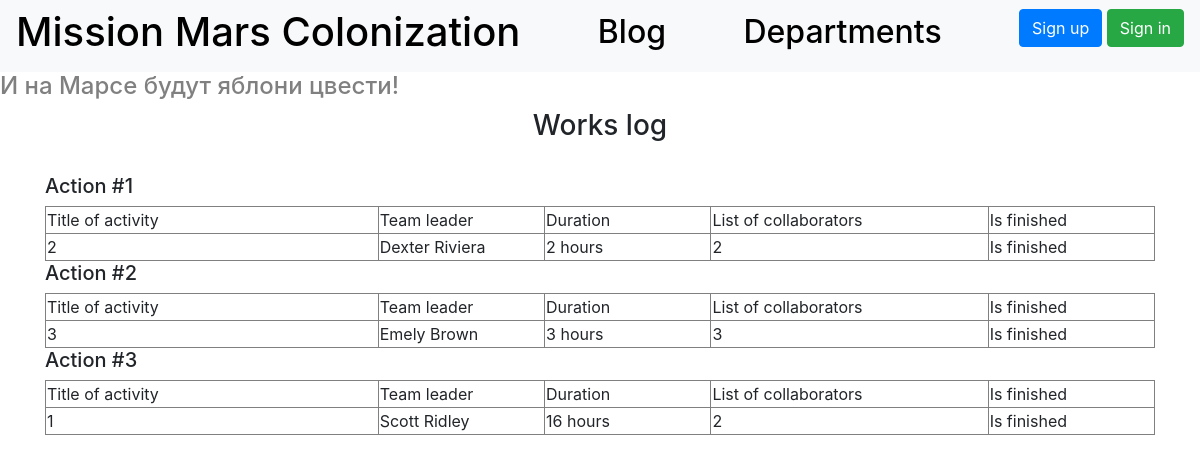
Before: / with the older database file.
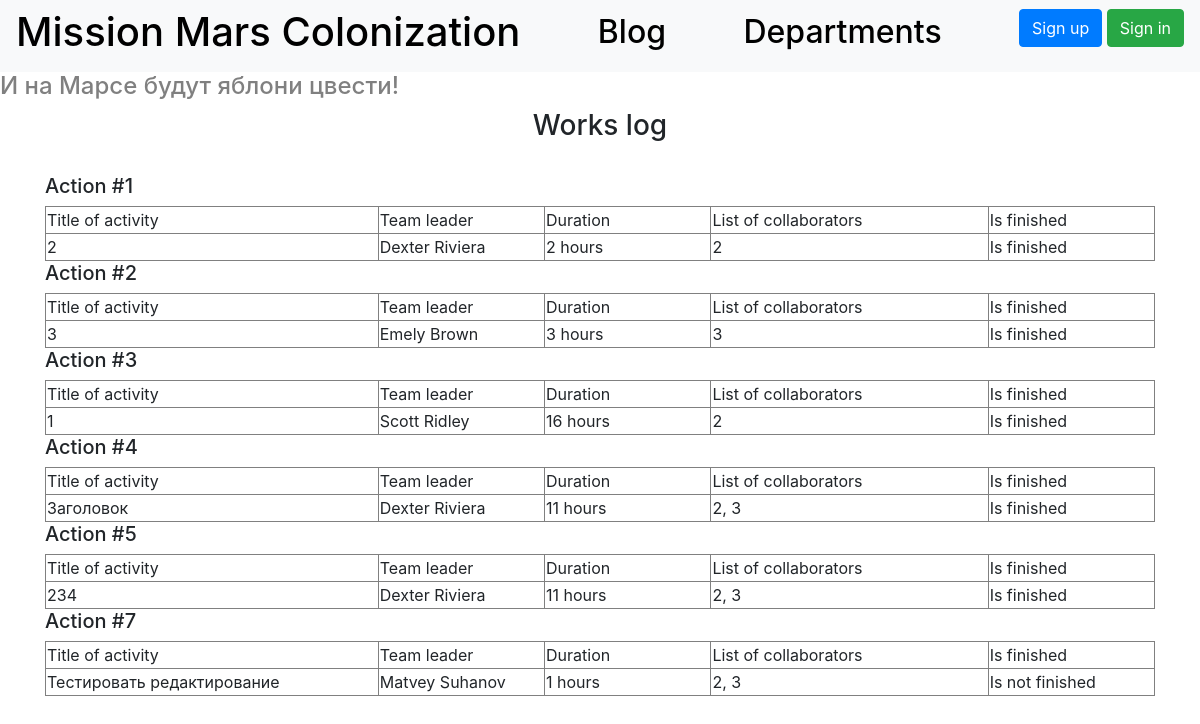
After: the same page with the newer database file.
### data/jobs.py (models this page shows)
class Jobs(SqlAlchemyBase, SerializerMixin):
    __tablename__ = 'jobs'
    id = sqlalchemy.Column(sqlalchemy.Integer,
                           primary_key=True, autoincrement=True)
    team_leader = sqlalchemy.Column(sqlalchemy.Integer, sqlalchemy.ForeignKey("users.id"), nullable=True)
    job = sqlalchemy.Column(sqlalchemy.String, nullable=True)
    work_size = sqlalchemy.Column(sqlalchemy.Integer, nullable=True)
    collaborators = sqlalchemy.Column(sqlalchemy.String, nullable=True)
    start_date = sqlalchemy.Column(sqlalchemy.DateTime, nullable=True)
    end_date = sqlalchemy.Column(sqlalchemy.DateTime, nullable=True)
    is_finished = sqlalchemy.Column(sqlalchemy.Boolean, nullable=True)
    creator = sqlalchemy.Column(sqlalchemy.Integer, nullable=True)
    user = orm.relation('User')
    categories = orm.relation("CategoryJob",
                              secondary="jobs_to_category",
                              backref="jobs")

### data/users.py (models this page shows, shortened)
class User(SqlAlchemyBase, UserMixin, SerializerMixin):
    __tablename__ = 'users'
    id = sqlalchemy.Column(sqlalchemy.Integer,
                           primary_key=True, autoincrement=True)
    surname = sqlalchemy.Column(sqlalchemy.String, nullable=True)
    name = sqlalchemy.Column(sqlalchemy.String, nullable=True)
    age = sqlalchemy.Column(sqlalchemy.Integer, nullable=True)
    position = sqlalchemy.Column(sqlalchemy.String, nullable=True)
    speciality = sqlalchemy.Column(sqlalchemy.String, nullable=True)
    address = sqlalchemy.Column(sqlalchemy.String, nullable=True)
    email = sqlalchemy.Column(sqlalchemy.String, unique=True, nullable=True)
    hashed_password = sqlalchemy.Column(sqlalchemy.String, nullable=True)
    modified_date = sqlalchemy.Column(sqlalchemy.DateTime, default=datetime.datetime.now)
    news = orm.relation("News", back_populates='user')
    jobs = orm.relation("Jobs", back_populates='user')
    deps = orm.relation("Department", back_populates='user')

### main.py (the view)
@app.route("/")
def index():
    session = db_session.create_session()
    jobs = session.query(Jobs).all()
    return render_template("works_log.html", title="Mars Colonization", jobs=jobs)

### data/db_session.py (called while the page is built)
def create_session() -> Session:
    global __factory
    return __factory()

### templates/works_log.html (shortened to what this page needs)
{% extends "base.html" %}
{% block content %}
<h3 align="center">Works log</h3> <br/>
{% for item in jobs%}
<div>
    <h5>Action #{{item.id}}</h5>
    <div>
        <table border="1" width="100%">
           <tr>
               <td width="30%">Title of activity</td>
               <td width="15%">Team leader</td>
               <td width="15%">Duration</td>
               <td width="25%">List of collaborators</td>
               <td width="15%">Is finished</td>
           </tr>
            <tr>
               <td>{{item.job}}</td>
               <td>{{item.user.surname}} {{item.user.name}}</td>
               <td>{{item.work_size}} hours</td>
               <td>{{item.collaborators}}</td>
               {% if item.is_finished %}
                <td>Is finished</td>
               {% else %}
                <td>Is not finished</td>
               {% endif %}
           </tr>
        </table>
    </div>
</div>
{% endfor %}
{% endblock %}

### templates/base.html (shortened to what this page needs)
<!doctype html>
<html lang="en">
<head>
    <link rel="stylesheet"
          href="https://stackpath.bootstrapcdn.com/bootstrap/4.4.1/css/bootstrap.min.css"
>
</head>
<body>
<header>
    <nav class="navbar navbar-light bg-light">
        <h1><a href="/" style="text-decoration: none; color: black;">Mission Mars Colonization</a></h1>
        <h2><a href="/blog" style="text-decoration: none; color: black;">Blog</a></h2>
        <h2><a href="/departments" style="text-decoration: none; color: black;">Departments</a></h2>
        {% if current_user.is_authenticated %}
            <a class="navbar-brand" href="/logout">{{ current_user.name }}</a>
        {% else %}
            <p>
                <a class="btn btn-primary " href="/register">Sign up</a>
                <a class="btn btn-success" href="/login">Sign in</a>
            </p>
        {% endif %}
    </nav>
</header>
<h4>И на Марсе будут яблони цвести!</h4>
<main role="main" class="container">
    {% block content %}{% endblock %}
</main>
</body>
</html>

### templates/base.html (style rules this page uses)
h4 { color: grey; }

Changed rows visible on the page:
added Jobs: id "4", job "Заголовок", user.surname "Dexter", user.name "Riviera", work_size "11", collaborators "2, 3", is_finished "Is finished"
added Jobs: id "5", job "234", user.surname "Dexter", user.name "Riviera", work_size "11", collaborators "2, 3", is_finished "Is finished"
added Jobs: id "7", job "Теcтировать редактирование", user.surname "Matvey", user.name "Suhanov", work_size "1", collaborators "2, 3", is_finished "Is not finished"
